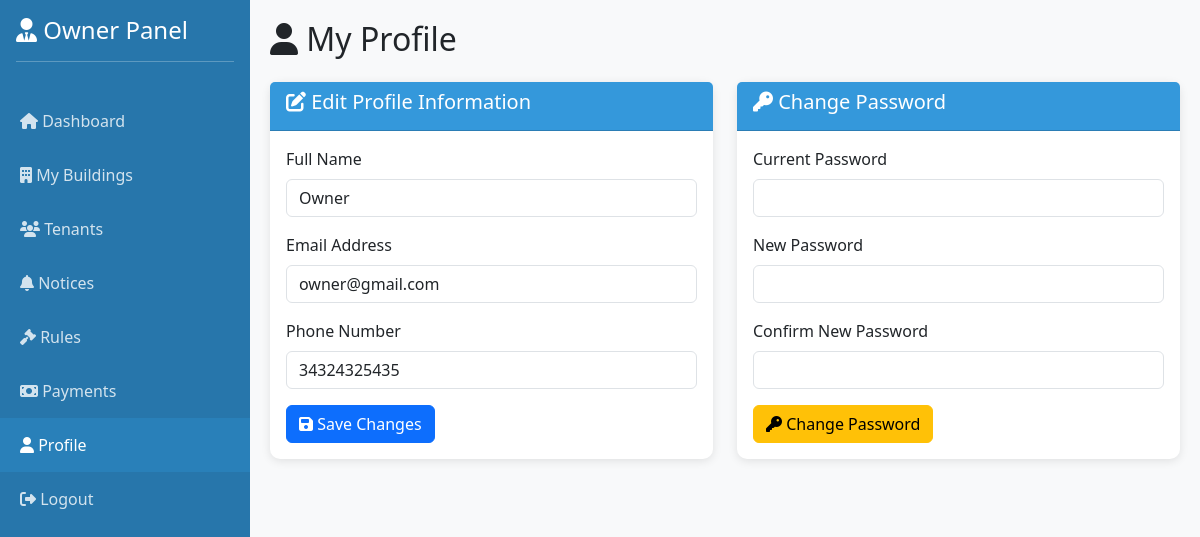
Page /owner/profile.php (signed in) on the committed database.
### tables this page shows
CREATE TABLE `building_owners` (
  `id` int(11) NOT NULL,
  `username` varchar(50) NOT NULL,
  `password` varchar(255) NOT NULL,
  `full_name` varchar(100) NOT NULL,
  `email` varchar(100) NOT NULL,
  `phone` varchar(20) DEFAULT NULL,
  `address` text,
  `status` enum('active','inactive') DEFAULT 'active',
  `plan_id` int(11) DEFAULT NULL,
  `account_status` enum('pending','approved','rejected') DEFAULT 'pending',
  `created_at` timestamp NOT NULL DEFAULT CURRENT_TIMESTAMP
);

### owner/profile.php (the view, shortened to what this page needs)
<?php
require_once '../config.php';
$owner_id = $_SESSION['owner_id'];
$owner_query = $conn->query("SELECT * FROM building_owners WHERE id = $owner_id");
$owner = $owner_query->fetch_assoc();
?>
<!DOCTYPE html>
<html lang="en">
<head>
    <link href="https://cdn.jsdelivr.net/npm/bootstrap@5.3.0/dist/css/bootstrap.min.css" rel="stylesheet">
    <link rel="stylesheet" href="https://cdnjs.cloudflare.com/ajax/libs/font-awesome/6.4.0/css/all.min.css">
</head>
<body>
    <div class="sidebar">
        <div class="p-3">
            <h4><i class="fas fa-user-tie"></i> Owner Panel</h4>
            <hr>
        </div>
        <nav class="nav flex-column">
            <a class="nav-link" href="dashboard.php"> <i class="fas fa-home"></i> Dashboard </a>
            <a class="nav-link" href="buildings.php"> <i class="fas fa-building"></i> My Buildings </a>
            <a class="nav-link" href="tenants.php"> <i class="fas fa-users"></i> Tenants </a>
            <a class="nav-link" href="notices.php"> <i class="fas fa-bell"></i> Notices </a>
            <a class="nav-link" href="rules.php"> <i class="fas fa-gavel"></i> Rules </a>
            <a class="nav-link" href="payments.php"> <i class="fas fa-money-bill"></i> Payments </a>
            <a class="nav-link active" href="profile.php"> <i class="fas fa-user"></i> Profile </a>
            <a class="nav-link" href="logout.php"> <i class="fas fa-sign-out-alt"></i> Logout </a>
        </nav>
    </div>
    <div class="main-content">
        <h2 class="mb-4"><i class="fas fa-user"></i> My Profile</h2>
        <div class="row">
            <div class="col-md-6">
                <div class="card">
                    <div class="card-header text-white" style="background-color: #3498db;">
                        <h5><i class="fas fa-edit"></i> Edit Profile Information</h5>
                    </div>
                    <div class="card-body">
                        <form method="POST">
                            <div class="mb-3">
                                <label class="form-label">Full Name</label>
                                <input type="text" name="full_name" class="form-control" value="<?php echo htmlspecialchars($owner['full_name']); ?>" required>
                            </div>
                            <div class="mb-3">
                                <label class="form-label">Email Address</label>
                                <input type="email" name="email" class="form-control" value="<?php echo htmlspecialchars($owner['email']); ?>" required>
                            </div>
                            <div class="mb-3">
                                <label class="form-label">Phone Number</label>
                                <input type="text" name="phone" class="form-control" value="<?php echo htmlspecialchars($owner['phone']); ?>">
                            </div>
                            <button type="submit" name="update_profile" class="btn btn-primary w-40">
                                <i class="fas fa-save"></i> Save Changes
                            </button>
                        </form>
                    </div>
                </div>
            </div>
            <div class="col-md-6">
                <div class="card">
                    <div class="card-header text-white" style="background-color: #3498db;">
                        <h5><i class="fas fa-key"></i> Change Password</h5>
                    </div>
                    <div class="card-body">
                        <form method="POST">
                            <div class="mb-3">
                                <label class="form-label">Current Password</label>
                                <input type="password" name="current_password" class="form-control" required>
                            </div>
                            <div class="mb-3">
                                <label class="form-label">New Password</label>
                                <input type="password" name="new_password" class="form-control" required>
                            </div>
                            <div class="mb-3">
                                <label class="form-label">Confirm New Password</label>
                                <input type="password" name="confirm_password" class="form-control" required>
                            </div>
                            <button type="submit" name="change_password" class="btn btn-warning w-40">
                                <i class="fas fa-key"></i> Change Password
                            </button>
                        </form>
                    </div>
                </div>
            </div>
        </div>
    </div>
</body>
</html>

### owner/profile.php (style rules this page uses)
body { background: #f8f9fa; }
.sidebar { min-height: 100vh; background: #2776ab; color: white; position: fixed; width: 250px; }
.sidebar .nav-link { color: rgba(255,255,255,0.8); padding: 15px 20px; transition: all 0.3s; }
.sidebar .nav-link:hover, .sidebar .nav-link.active { background: #2980b9; color: white; }
.main-content { margin-left: 250px; padding: 20px; }
.card { border: none; border-radius: 10px; box-shadow: 0 2px 10px rgba(0,0,0,0.1); }

### rows in the picture
building_owners: full_name "Owner", email "owner@gmail.com", phone "34324325435"
